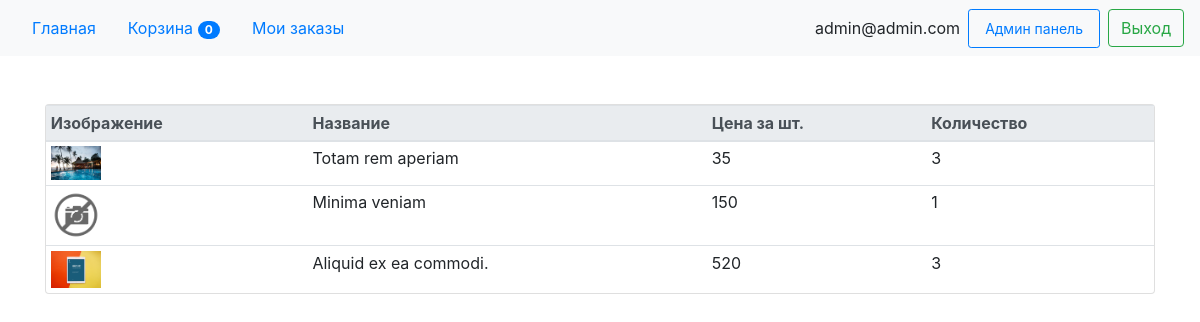
Page /orders/index (signed in) on the committed database.
### tables this page shows
CREATE TABLE `order_product` (
  `order_id` int(11) NOT NULL,
  `product_id` int(11) NOT NULL,
  `qty` int(11) DEFAULT NULL,
  `created_at` int(11) NOT NULL
);

CREATE TABLE `products` (
  `id` int(11) NOT NULL,
  `title` varchar(255) NOT NULL,
  `description` text NOT NULL,
  `price` int(11) NOT NULL,
  `image` varchar(255) DEFAULT NULL
);

### config/routes.php (called while the page is built)
<?php
return [
    '^admin/index$' => 'admin/index',
    '^admin/products$' => 'adminProduct/index',
    '^admin/products/remove/(\d*)$' => 'adminProduct/remove/$1',
    '^admin/products/edit/(\d*)$' => 'adminProduct/edit/$1',
    '^admin/products/edit$' => 'adminProduct/edit',
    '^admin/products/create$' => 'adminProduct/create',
    '^admin/users$' => 'adminUser/index',
    '^admin/users/remove/(\d*)$' => 'adminUser/remove/$1',
    '^admin/orders$' => 'adminOrder/index',
    '^admin/orders/remove/(\d*)$' => 'adminOrder/remove/$1',
    '^user/register$' => 'user/register',
    '^user/login$' => 'user/login',
    '^user/logout$' => 'user/logout',
    '^cart/index$' => 'cart/index',
    '^cart/add$' => 'cart/add',
    '^cart/remove/(\d*)$' => 'cart/remove/$1',
    '^order/add$' => 'order/add',
    '^orders/index$' => 'order/index/',
    '$' => 'site/index',
];

### controllers/OrderController.php (called while the page is built, shortened)
<?php
class OrderController
{
    public function actionIndex()
    {
        $user = User::getCurrentUser();
        $orders = Order::getUserOrders($user['email']);
        require_once ROOT . '/views/order/index.php';
        return true;
    }
}

### web/index.php (called while the page is built, shortened)
<?php
$router = new Router;
$router->run();

### models/Order.php (called while the page is built, shortened)
<?php
class Order
{
    public static function getUserOrders(string $email)
    {
        $db = Db::getInstance();
        $sql = "SELECT p.title, p.price, p.id, op.qty, op.order_id, op.created_at
                FROM products p, order_product op
                WHERE p.id = op.product_id AND op.order_id IN
                (SELECT id FROM orders WHERE email='$email')
                ORDER BY op.created_at ASC";
        $statement = $db->query($sql);
        $result = $statement->fetchAll(PDO::FETCH_ASSOC);
        $new_array = [];
        foreach ($result as $row) {
            $new_array[$row['order_id']][] = $row;
        }
        return $new_array;
    }
}

### models/Product.php (called while the page is built, shortened)
<?php
class Product
{
    static $no_image = '/uploads/no-image.png';
    public static function getImageById(int $id): string
    {
        $db = Db::getInstance();
        $sql = "SELECT image FROM products WHERE id = :id";
        $statement = $db->prepare($sql);
        $statement->bindParam(':id', $id);
        $statement->execute();
        $result = $statement->fetch(PDO::FETCH_ASSOC);
        if (!$result['image'] == null) {
            return '/uploads/' . $result['image'];
        } else {
            return self::$no_image;
        }
    }
}

### views/order/index.php (the view, shortened to what this page needs)
<?php include ROOT . '/views/layouts/header.php' ?>
<div class="container">
    <?php foreach ($orders as $order): ?>
        <div class="card mb-5">
            <table class="table table-sm mb-0">
                <thead class="thead-light">
                <tr>
                    <th scope="col">Изображение</th>
                    <th scope="col">Название</th>
                    <th scope="col">Цена за шт.</th>
                    <th scope="col">Количество</th>
                </tr>
                </thead>
                <tbody>
                <?php foreach ($order as $product): ?>
                    <tr>
                        <td><img src="<?php echo Product::getImageById($product['id']) ?>" width="50px"></td>
                        <td><?php echo $product['title'] ?></td>
                        <td><?php echo $product['price'] ?></td>
                        <td><?php echo $product['qty'] ?></td>
                    </tr>
                <?php endforeach; ?>
                </tbody>
            </table>
        </div>
    <?php endforeach; ?>
</div>
<?php include ROOT . '/views/layouts/footer.php' ?>

### components/Router.php
<?php
class Router
{
    private $routes;
    private $uri;
    public function __construct()
    {
        $this->routes = require_once ROOT . '/config/routes.php';
        $this->uri = trim($_SERVER['REQUEST_URI'], '/');
    }
    public function run()
    {
        foreach ($this->routes as $pattern => $path) {
            if (preg_match("~$pattern~", $this->uri)) {
                $path = preg_replace("~$pattern~", $path, $this->uri);
                $sections = explode('/', $path);
                $controllerName = ucfirst(array_shift($sections)) . 'Controller';
                $actionName = 'action' . ucfirst(array_shift($sections));
                $controllerFile = ROOT . "/controllers/$controllerName.php";
                $param = null;
                if (!empty($sections)) {
                    $param = $sections[0];
                };
                if (is_file($controllerFile)) {
                    try {
                        $controller = new $controllerName;
                        $controller->$actionName($param);
                        break;
                    } catch (Exception $e) {
                        break;
                    }
                } else {
                    die('Страница не найдена');
                }
            }
        }
    }
}

### rows in the picture
order_product: product.image (picture), product.title "Totam rem aperiam", product.price "35", qty "3"
order_product: shows a picture, product.title "Minima veniam", product.price "150", qty "1"
order_product: product.image (picture), product.title "Aliquid ex ea commodi.", product.price "520", qty "3"
